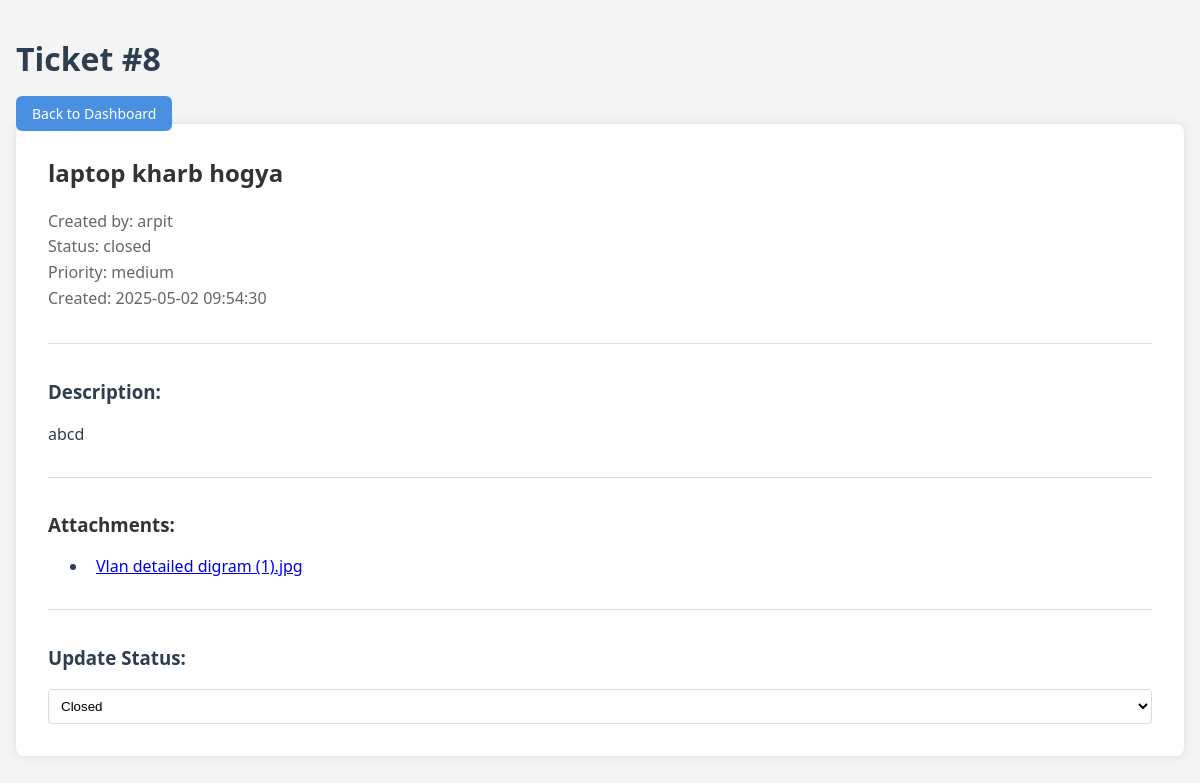
Screenshot of /view_ticket.php?id=8 (signed in) with the database file from the repository.
### tables this page shows
CREATE TABLE `tickets` (
  `ticket_id` int(11) NOT NULL,
  `user_id` int(11) DEFAULT NULL,
  `subject` varchar(255) NOT NULL,
  `description` text NOT NULL,
  `status` enum('open','in_progress','closed') DEFAULT 'open',
  `priority` enum('low','medium','high') DEFAULT 'medium',
  `created_at` timestamp NOT NULL DEFAULT current_timestamp(),
  `updated_at` timestamp NOT NULL DEFAULT current_timestamp() ON UPDATE current_timestamp()
);

CREATE TABLE `users` (
  `id` int(11) NOT NULL,
  `username` varchar(50) NOT NULL,
  `password` varchar(255) NOT NULL,
  `user_type` enum('admin','user') NOT NULL,
  `email` varchar(100) NOT NULL,
  `created_at` timestamp NOT NULL DEFAULT current_timestamp()
);

CREATE TABLE `ticket_attachments` (
  `id` int(11) NOT NULL,
  `ticket_id` int(11) DEFAULT NULL,
  `file_name` varchar(255) NOT NULL,
  `file_path` varchar(255) NOT NULL,
  `uploaded_at` timestamp NOT NULL DEFAULT current_timestamp()
);

### view_ticket.php (the view, shortened to what this page needs)
<?php
require_once 'config.php';
$ticket_id = $_GET['id'];
$stmt = $pdo->prepare("SELECT t.*, u.username FROM tickets t JOIN users u ON t.user_id = u.id WHERE t.ticket_id = ?");
$stmt->execute([$ticket_id]);
$ticket = $stmt->fetch();
?>
<!DOCTYPE html>
<html lang="en">
<head>
    <link rel="stylesheet" href="style.css">
</head>
<body class="dashboard">
    <div class="dashboard-container">
        <header>
            <h1>Ticket #<?php echo $ticket['ticket_id']; ?></h1>
            <a href="<?php echo $_SESSION['user_type'] == 'admin' ? 'admin_dashboard.php' : 'user_dashboard.php'; ?>" class="btn">Back to Dashboard</a>
        </header>
        <div class="ticket-details">
            <div class="ticket-info">
                <h2><?php echo htmlspecialchars($ticket['subject']); ?></h2>
                <p class="meta">
                    Created by: <?php echo htmlspecialchars($ticket['username']); ?><br>
                    Status: <?php echo $ticket['status']; ?><br>
                    Priority: <?php echo $ticket['priority']; ?><br>
                    Created: <?php echo $ticket['created_at']; ?>
                </p>
                <div class="description">
                    <h3>Description:</h3>
                    <p><?php echo nl2br(htmlspecialchars($ticket['description'])); ?></p>
                </div>
                <div class="attachments">
                    <?php
                    $stmt = $pdo->prepare("SELECT * FROM ticket_attachments WHERE ticket_id = ?");
                    $stmt->execute([$ticket_id]);
                    $attachments = $stmt->fetchAll();
                    if (!empty($attachments)): ?>
                        <h3>Attachments:</h3>
                        <ul class="attachment-list">
                            <?php foreach ($attachments as $attachment): ?>
                                <li>
                                    <a href="download_attachment.php?id=<?php echo $attachment['id']; ?>" class="attachment-link">
                                        <?php echo htmlspecialchars($attachment['file_name']); ?>
                                    </a>
                                </li>
                            <?php endforeach; ?>
                        </ul>
                    <?php endif; ?>
                </div>
                <?php if ($_SESSION['user_type'] == 'admin'): ?>
                <div class="admin-controls">
                    <h3>Update Status:</h3>
                    <form method="POST" action="">
                        <select name="status" onchange="this.form.submit()">
                            <option value="closed" <?php echo $ticket['status'] == 'closed' ? 'selected' : ''; ?>>Closed</option>
                        </select>
                    </form>
                </div>
                <?php endif; ?>
            </div>
        </div>
    </div>
</body>
</html>

### style.css (style rules this page uses)
:root { --primary: #4a90e2; --primary-dark: #357abd; --danger: #e74c3c; --danger-dark: #c0392b; --success: #2ecc71; --success-dark: #27ae60; --background: #f8f9fa; --text: #2c3e50; --text-light: #7f8c8d; --border: #e1e8ed; }
body { font-family: 'Segoe UI', Arial, sans-serif; color: var(--text); background-color: var(--background); }
.dashboard-container { max-width: 1400px; padding: 1rem; margin: 0 auto; }
.btn { background-color: var(--primary); padding: 0.75rem 1.5rem; border-radius: 6px; font-weight: 500; transition: all 0.3s ease; }
.btn { background-color: #4a90e2; color: white; padding: 0.5rem 1rem; border-radius: 6px; font-size: 0.875rem; text-decoration: none; transition: all 0.3s ease; }
select { width: 100%; padding: 0.5rem; border: 1px solid #ddd; border-radius: 4px; background-color: white; }
.ticket-details { background-color: white; padding: 2rem; border-radius: 8px; box-shadow: 0 0 10px rgba(0, 0, 0, 0.1); }
.ticket-info h2 { margin-top: 0; color: #333; }
.meta { color: #666; line-height: 1.6; }
.description { margin-top: 2rem; padding-top: 1rem; border-top: 1px solid #ddd; }
.admin-controls { margin-top: 2rem; padding-top: 1rem; border-top: 1px solid #ddd; }
.attachments { margin-top: 2rem; padding-top: 1rem; border-top: 1px solid #ddd; }
.attachments h3 { margin-bottom: 1rem; color: #333; }
:root { --qa-red: #e31837; --qa-dark: #1a1a1a; --qa-gray: #f4f4f4; }
.dashboard { min-height: 100vh; background-color: var(--qa-gray); padding: 0; margin: 0; }

### rows the page displays
tickets: ticket_id "8", subject "laptop kharb hogya", user.username "arpit", status "closed", priority "medium", created_at "2025-05-02 09:54:30", description "abcd", status "Closed"
ticket_attachments: file_name "Vlan detailed digram (1).jpg"
